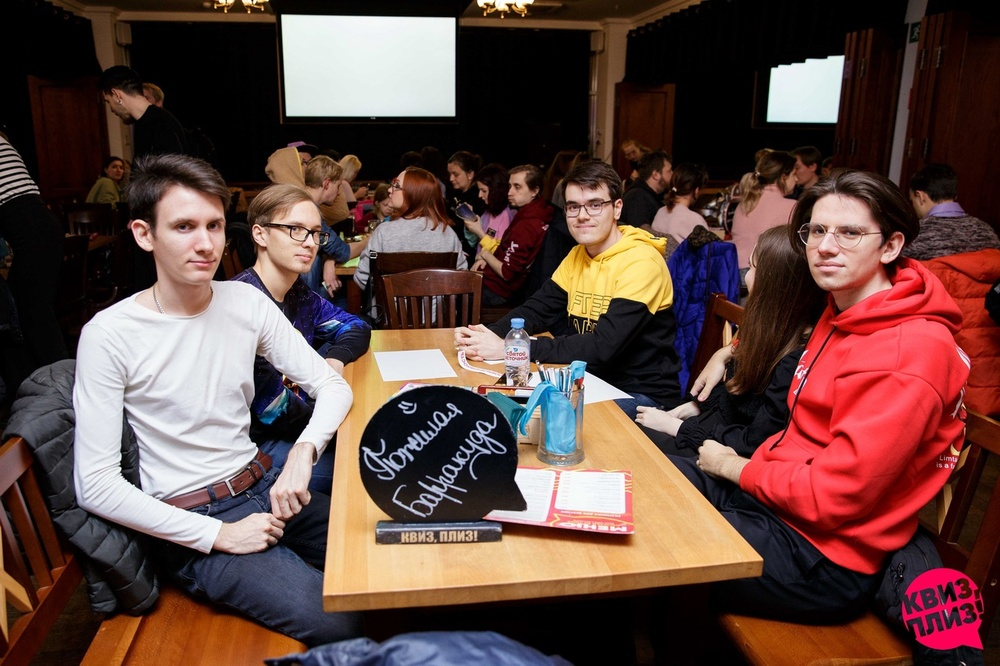
#> input picture Task5/photo.jpg, 1000 x 666 px, shrunk from 1280 x 853 before the run
$ jupyter execute Task5.ipynb
#> lines starting #> are read from the running program, lines starting #| are printed output that depends on the picture; after the words box and inside, x2 and y2 are one past the last pixel; in counts of white or black regions, pixels touching at a corner belong together
[cell 1]
import cv2

[cell 2]
haar_path = "C:/Users/vladp/PycharmProjects/pythonProject/venv/Lib/site-packages/cv2/data/haarcascade_frontalface_default.xml"

[cell 3]
def haar(filename, cascade_path, scale_factor=1.1, min_neighbors=5, min_size=(10, 10)):
#> called with filename = 'photo.jpg', scale_factor = 1.1, min_neighbors = 5, min_size = (10, 10)
    cascade = cv2.CascadeClassifier(cascade_path)
    bgr_image = cv2.imread(filename)
#> bgr_image is the input picture: shape (666, 1000, 3); mean B, G, R 64.3, 69.9, 97.7
    gray_image = cv2.cvtColor(bgr_image, cv2.COLOR_BGR2GRAY)
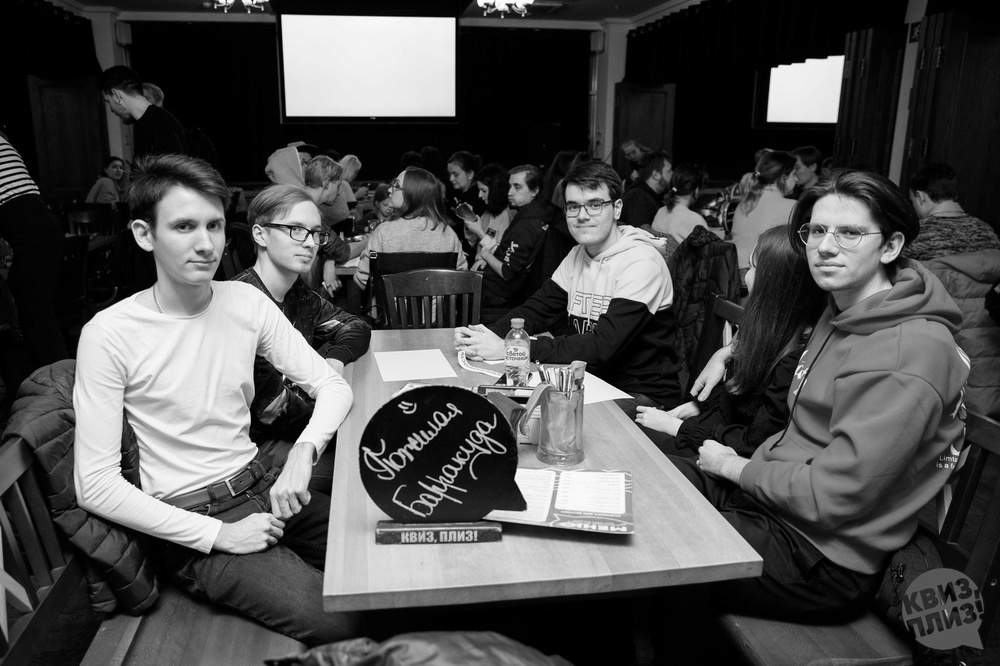
#> gray_image: shape (666, 1000); min 0, max 255, mean 77.6
    detected = cascade.detectMultiScale(gray_image, scaleFactor=scale_factor, minNeighbors=min_neighbors, minSize=min_size)
#> detected = [[554, 183, 59, 59], [270, 206, 63, 63], [474, 214, 52, 52], [790, 198, 87, 87], [153, 192, 88, 88]]
    print("Обнаружено:", str(len(detected)))
#| Обнаружено: 5
    for (x, y, w, h) in detected:
        cv2.rectangle(bgr_image, (x, y), (x + w, y + h), (255, 0, 0), 2)
#> this loop made 5 passes
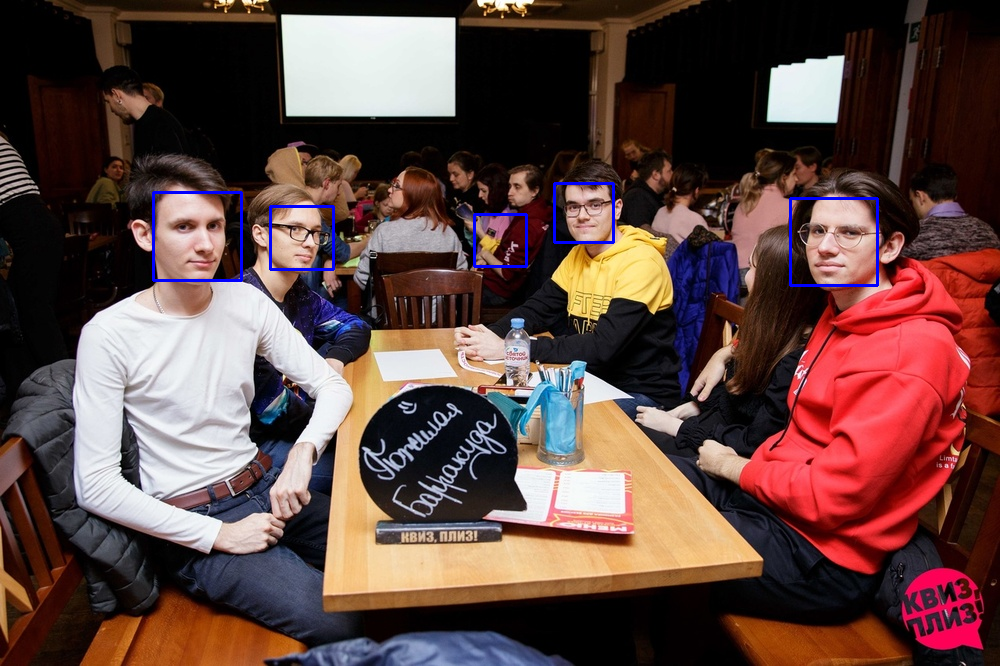
#> bgr_image: shape (666, 1000, 3); 0.63% of pixels changed, all inside (x1, y1, x2, y2) = (152, 182, 879, 287)
    cv2.imwrite("haar_" + str(scale_factor) + "_" + str(min_neighbors) + "_" + str(min_size) + ".jpg", bgr_image)

[cell 4]
haar("photo.jpg", haar_path)

[cell 5]
haar("photo.jpg", haar_path, min_neighbors=7)
#> call 2 of haar, with filename = 'photo.jpg', scale_factor = 1.1, min_neighbors = 7, min_size = (10, 10)
#> in haar (call 2), `detected = cascade.detectMultiScale(gray_image, scaleFactor=scale_fact..`: detected = [[554, 183, 59, 59], [270, 206, 63, 63], [790, 198, 87, 87], [153, 192, 88, 88]]
#| Обнаружено: 4
#> the loop in haar (call 2), `for (x, y, w, h) in detected:` made 4 passes
#> after the loop in haar (call 2), `for (x, y, w, h) in detected:`:
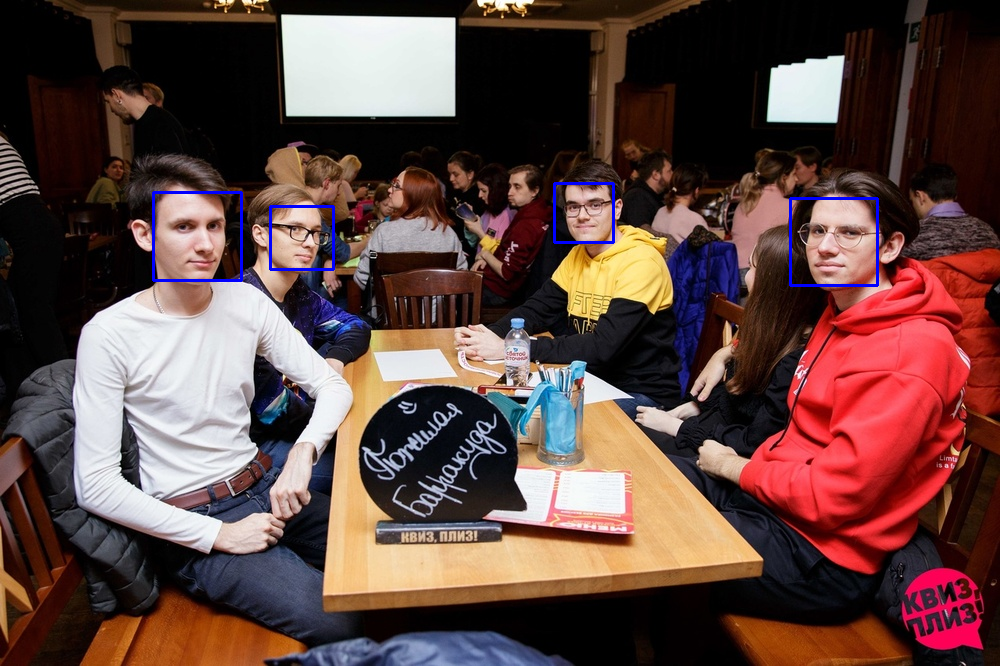
#> bgr_image: shape (666, 1000, 3); 0.53% of pixels changed, all inside (x1, y1, x2, y2) = (152, 182, 879, 287)

[cell 6]
haar("photo.jpg", haar_path, scale_factor=1.2, min_size=(50, 50))
#> call 3 of haar, with filename = 'photo.jpg', scale_factor = 1.2, min_neighbors = 5, min_size = (50, 50)
#> in haar (call 3), `detected = cascade.detectMultiScale(gray_image, scaleFactor=scale_fact..`: detected = [[555, 183, 59, 59], [157, 194, 86, 86], [267, 205, 66, 66], [790, 198, 89, 89]]
#| Обнаружено: 4
#> the loop in haar (call 3), `for (x, y, w, h) in detected:` made 4 passes
#> after the loop in haar (call 3), `for (x, y, w, h) in detected:`:
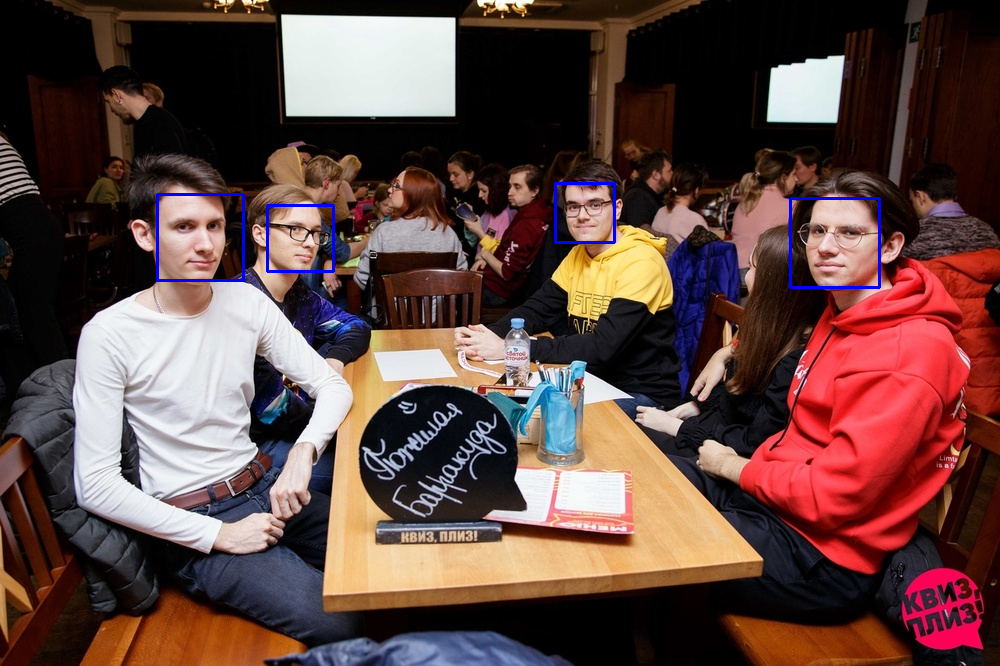
#> bgr_image: shape (666, 1000, 3); 0.54% of pixels changed, all inside (x1, y1, x2, y2) = (156, 182, 881, 289)
